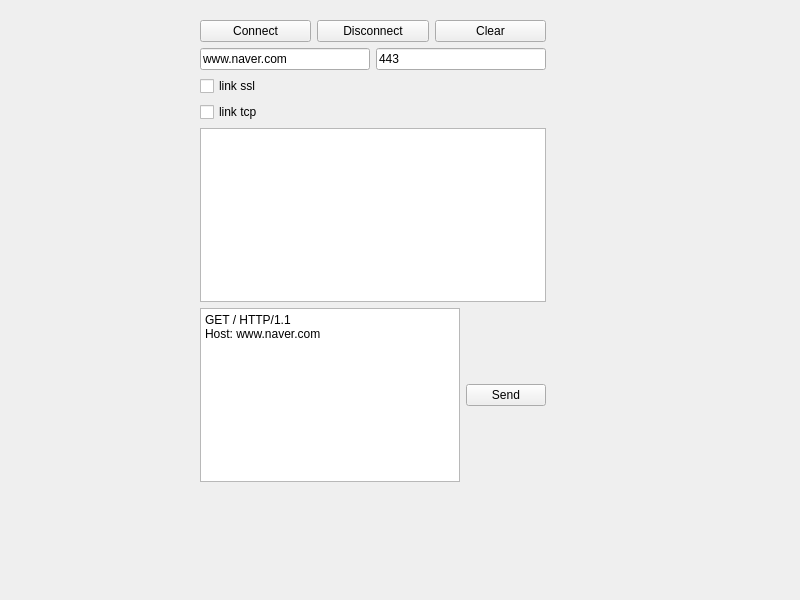
<?xml version="1.0" encoding="UTF-8"?>
<ui version="4.0">
 <class>Widget</class>
 <widget class="QWidget" name="Widget">
  <property name="geometry">
   <rect>
    <x>0</x>
    <y>0</y>
    <width>800</width>
    <height>600</height>
   </rect>
  </property>
  <property name="windowTitle">
   <string>Widget</string>
  </property>
  <widget class="QWidget" name="layoutWidget">
   <property name="geometry">
    <rect>
     <x>200</x>
     <y>20</y>
     <width>346</width>
     <height>462</height>
    </rect>
   </property>
   <layout class="QVBoxLayout" name="verticalLayout">
    <item>
     <layout class="QHBoxLayout" name="horizontalLayout">
      <item>
       <widget class="QPushButton" name="pbConnect">
        <property name="text">
         <string>Connect</string>
        </property>
       </widget>
      </item>
      <item>
       <widget class="QPushButton" name="pbDisconnect">
        <property name="text">
         <string>Disconnect</string>
        </property>
       </widget>
      </item>
      <item>
       <widget class="QPushButton" name="pbClear">
        <property name="text">
         <string>Clear</string>
        </property>
       </widget>
      </item>
     </layout>
    </item>
    <item>
     <layout class="QHBoxLayout" name="horizontalLayout_2">
      <item>
       <widget class="QLineEdit" name="leHost">
        <property name="text">
         <string>www.naver.com</string>
        </property>
       </widget>
      </item>
      <item>
       <widget class="QLineEdit" name="lePort">
        <property name="text">
         <string>443</string>
        </property>
       </widget>
      </item>
     </layout>
    </item>
    <item>
     <widget class="QCheckBox" name="sslCb">
      <property name="text">
       <string>link ssl</string>
      </property>
     </widget>
    </item>
    <item>
     <widget class="QCheckBox" name="tcpCb">
      <property name="text">
       <string>link tcp</string>
      </property>
     </widget>
    </item>
    <item>
     <widget class="QPlainTextEdit" name="pteMessage"/>
    </item>
    <item>
     <layout class="QHBoxLayout" name="horizontalLayout_3">
      <item>
       <widget class="QPlainTextEdit" name="pteSend">
        <property name="plainText">
         <string>GET / HTTP/1.1
Host: www.naver.com

</string>
        </property>
       </widget>
      </item>
      <item>
       <widget class="QPushButton" name="pbSend">
        <property name="text">
         <string>Send</string>
        </property>
       </widget>
      </item>
     </layout>
    </item>
   </layout>
  </widget>
 </widget>
 <resources/>
 <connections/>
</ui>
